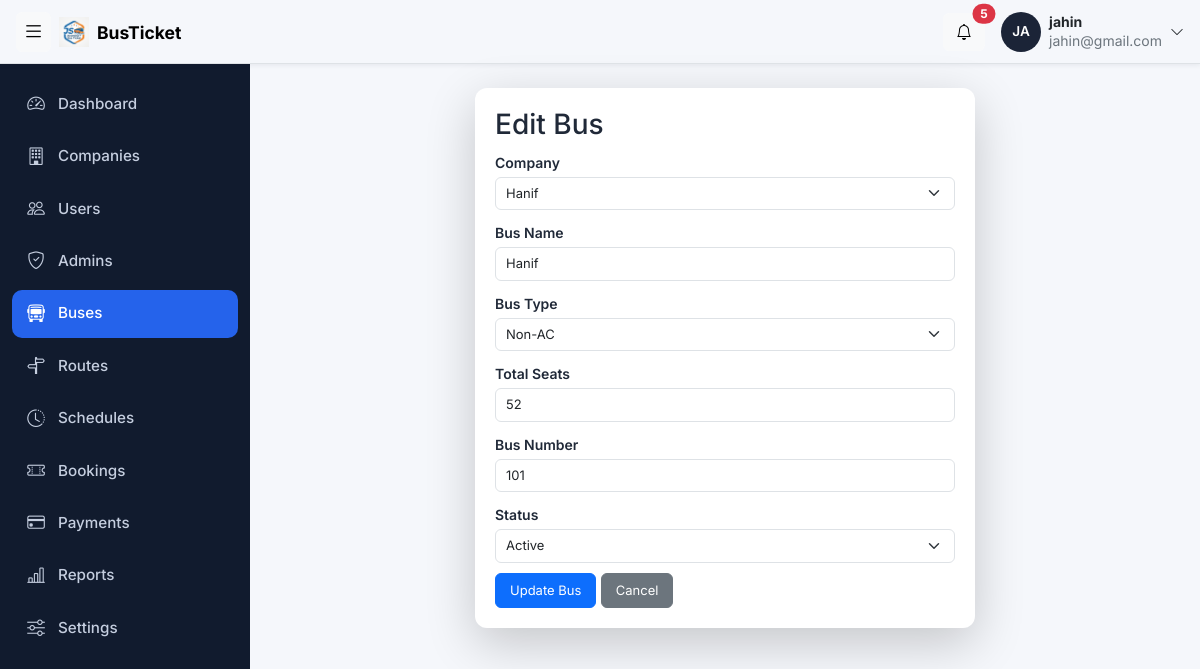
Page /admin/bus_edit.php?bus_id=1 (signed in) on the committed database.
### tables this page shows
CREATE TABLE `buses` (
  `bus_id` int(11) NOT NULL,
  `company_id` int(11) NOT NULL,
  `bus_name` varchar(100) NOT NULL,
  `bus_type` enum('AC','Non-AC','Sleeper','Business Class') NOT NULL,
  `total_seats` int(11) NOT NULL,
  `status` enum('active','inactive') NOT NULL,
  `bus_number` varchar(50) NOT NULL
);

CREATE TABLE `bus_companies` (
  `company_id` int(11) NOT NULL,
  `company_name` varchar(100) NOT NULL,
  `email` varchar(100) NOT NULL,
  `phone` varchar(20) NOT NULL,
  `address` text NOT NULL,
  `status` enum('active','inactive') NOT NULL,
  `created_at` timestamp NOT NULL DEFAULT current_timestamp() ON UPDATE current_timestamp()
);

### admin/bus_edit.php (the view, shortened to what this page needs)
<?php
include '../config/db.php';
$bus_id = filter_input(INPUT_GET, 'bus_id', FILTER_VALIDATE_INT);
$sql = "SELECT * FROM buses WHERE bus_id = '$bus_id'";
$result = $conn->query($sql);
$bus = $result->fetch_assoc();
$companies = $conn->query("SELECT * FROM bus_companies");
?>
<!DOCTYPE html>
<html lang="en">
<head>
    <?php include '../includes/admin_css.php'; ?>
</head>
<body>
<?php include '../includes/topbar.php'; ?>
<div class="layout">
    <?php include '../includes/buses.php'; ?>
    <main class="container-fluid py-4 px-4">
        <div class="company-card edit-form-card p-4">
            <h3>Edit Bus</h3>
            <form method="post">
                <div class="mb-3">
                    <label>Company</label>
                    <select class="form-select" name="company_id" required>
                        <?php while ($company = $companies->fetch_assoc()) { ?>
                            <option value="<?php echo $company['company_id']; ?>" <?php echo $bus['company_id'] === $company['company_id'] ? 'selected' : ''; ?>>
                                <?php echo $company['company_name']; ?>
                            </option>
                        <?php } ?>
                    </select>
                </div>
                <div class="mb-3"><label>Bus Name</label><input class="form-control" name="bus_name" value="<?php echo $bus['bus_name']; ?>" required></div>
                <div class="mb-3">
                    <label>Bus Type</label>
                    <select class="form-select" name="bus_type" required>
                        <?php foreach (['AC', 'Non-AC', 'Sleeper', 'Business Class'] as $type) { ?>
                            <option value="<?php echo $type; ?>" <?php echo $bus['bus_type'] === $type ? 'selected' : ''; ?>><?php echo $type; ?></option>
                        <?php } ?>
                    </select>
                </div>
                <div class="mb-3"><label>Total Seats</label><input type="number" min="1" class="form-control" name="total_seats" value="<?php echo $bus['total_seats']; ?>" required></div>
                <div class="mb-3"><label>Bus Number</label><input class="form-control" name="bus_number" value="<?php echo $bus['bus_number']; ?>" required></div>
                <div class="mb-3">
                    <label>Status</label>
                    <select class="form-select" name="status" required>
                        <option value="active" <?php echo $bus['status'] === 'active' ? 'selected' : ''; ?>>Active</option>
                    </select>
                </div>
                <button class="btn btn-primary" type="submit" name="update">Update Bus</button>
                <a class="btn btn-secondary" href="buses.php">Cancel</a>
            </form>
        </div>
    </main>
</div>
</body>
</html>

### assets/css/admin.css (style rules this page uses)
:root { --topbar-h: 64px; --sidebar-w: 250px; --sidebar-w-collapsed: 72px; --brand: #2563eb; --ink: #1b2437; --bg: #f4f6fa; }
body { background: var(--bg); color: var(--ink); font-family: "Inter", "Nirmala UI", system-ui, sans-serif; }
.layout { display: flex; min-height: calc(100vh - var(--topbar-h)); margin-top: var(--topbar-h); }
.layout > .sidebar + * { flex: 1; min-width: 0; margin-left: var(--sidebar-w); transition: margin-left .25s ease; }

### assets/css/companies.css (style rules this page uses)
body { background: #f5f7fb; font-family: 'Inter', sans-serif; color: #202938; }
.company-card { background: white; border-radius: 12px; padding: 22px; box-shadow: 0 3px 15px rgba(0,0,0,0.04); }
a { text-decoration: none; }
.edit-form-card { max-width: 500px; margin: 0 auto; padding: 20px !important; box-shadow: 0 15px 50px rgba(0, 0, 0, 0.2); }
.edit-form-card label { font-size: 14px; font-weight: 600 ; margin-bottom: 4px; }
.edit-form-card .form-control, .edit-form-card .form-select { font-size: 13px; padding: 6px 10px; }
.edit-form-card .mb-3 { margin-bottom: 10px !important; }
.edit-form-card .btn { font-size: 13px; padding: 7px 14px; }

### assets/css/adminbar.css (style rules this page uses)
body { background: #f5f7fb; font-family: 'Inter', sans-serif; color: #202938; }
.company-card { background: white; border-radius: 12px; padding: 22px; box-shadow: 0 3px 15px rgba(0,0,0,0.04); }
a { text-decoration: none; }
.edit-form-card { max-width: 500px; margin: 0 auto; padding: 20px !important; box-shadow: 0 15px 50px rgba(0, 0, 0, 0.2); }
.edit-form-card label { font-size: 14px; font-weight: 600 ; margin-bottom: 4px; }
.edit-form-card .form-control, .edit-form-card .form-select { font-size: 13px; padding: 6px 10px; }
.edit-form-card .mb-3 { margin-bottom: 10px !important; }
.edit-form-card .btn { font-size: 13px; padding: 7px 14px; }

### rows in the picture
buses: company_id "Hanif", bus_name "Hanif", bus_type "Non-AC", total_seats "52", bus_number "101", status "Active"

### other values in the picture
substr($_SESSION['name'], 0, 2) "JA"
$_SESSION['name'] "jahin"
$_SESSION['email'] "jahin@gmail.com"
